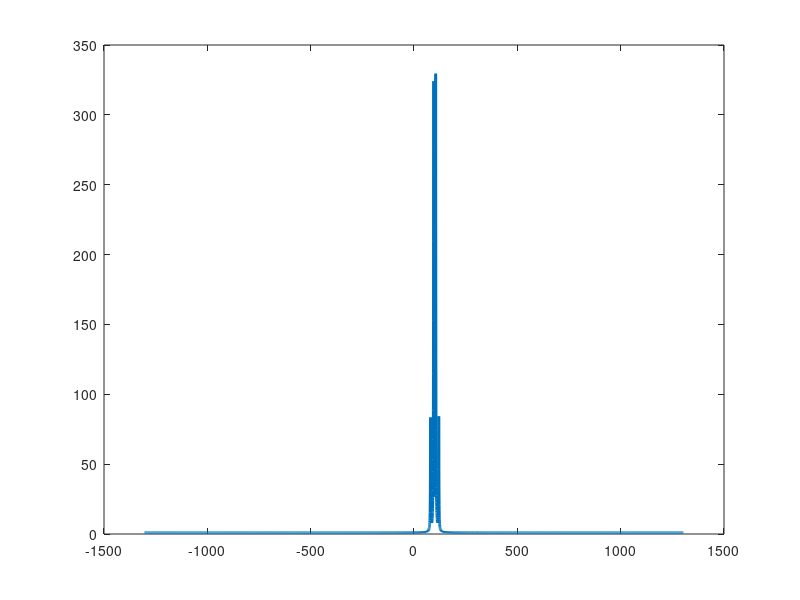

Recreate this plot in MATLAB. (Note: this script raises an error after producing the figure.)
%Pauli Matrices & identity
sigma_x = [0 , 1/2 ; 1/2 , 0];
sigma_y = [0, -1i/2; 1i/2, 0];
sigma_z =[1/2, 0; 0, -1/2];
identity = [1 0; 0 1];


%Defining the 4x4 matrices for each nucleus
I_Ax = kron(sigma_x,identity);
I_Ay = kron(sigma_y, identity);
I_Az = kron(sigma_z, identity);
I_Bx = kron(identity,sigma_x);
I_By = kron(identity,sigma_y);
I_Bz = kron(identity,sigma_z);


%Frequencies in Hamiltonian
omega_0 = 100;
delta = 20;
omega_A = omega_0 + delta/2;
omega_B = omega_0 - delta/2;
omega_J = 15;

%Expression for 4x4 Hamiltonian matrix
H = omega_A*I_Az + omega_B*I_Bz + omega_J*(I_Ax*I_Bx + I_Ay*I_By + I_Az*I_Bz);

%Initial density matrix & observable operator
rho = I_Ax + I_Bx;
I_plus = (I_Ax + I_Bx) + 1i*(I_Ay + I_By);

%Time step at which rho evolves & sampling frequency (1/delta_T)
time_step = 0.25 / norm(H,2);
samp_freq = 1 / time_step;

%Time-evolved density matrix
p = expm(-1i * H * time_step);

%Observable signal
fid = zeros(1,2048);

%Evaluate observable signal by evolving density matrix
for n=1:2048
    fid(n) = trace(rho*I_plus);
    rho = p*rho*p';
end

%Signal is infinite, cut off the end using exponential
window_function = exp(-5*linspace(0,1,2048));
fid = fid .* window_function;

%Get Fourier transform of signal and centre at f=0 Hz
spectrum = fftshift(fft(fid,8192));

%Get frequency axis
freq = (-4096:4095)*(2*pi*samp_freq/8192);

%Plot FT of FID signal against frequency axis
plot(freq,real(spectrum),"LineWidth",2);
title("Frequency spectrum for two coupled spins", "with $\omega_0=100$, $\delta = 20$, and $J=15$", "FontWeight","bold","interpreter","latex")
xlabel("Frequency / $rad\:s^{-1}$","interpreter","latex", "FontWeight","bold")
ylabel("Signal amplitude","interpreter","latex", "FontWeight","bold")
set(gca, 'FontSize', 14)
axis([50 150 0 200])